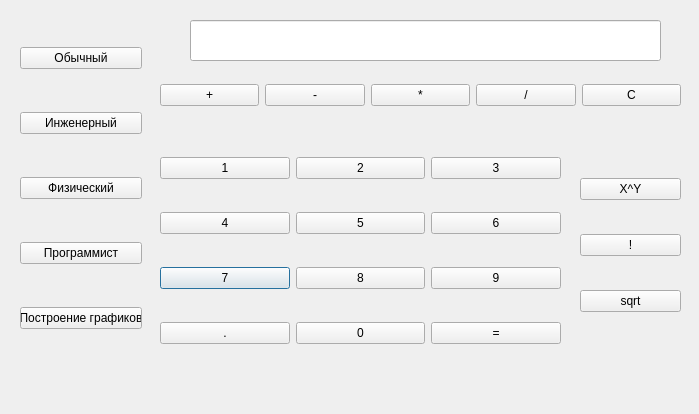
<?xml version="1.0" encoding="UTF-8"?>
<ui version="4.0">
 <class>MainWindow</class>
 <widget class="QDialog" name="MainWindow">
  <property name="geometry">
   <rect>
    <x>0</x>
    <y>0</y>
    <width>699</width>
    <height>414</height>
   </rect>
  </property>
  <property name="windowTitle">
   <string>Calculator</string>
  </property>
  <widget class="QWidget" name="gridLayoutWidget">
   <property name="geometry">
    <rect>
     <x>160</x>
     <y>130</y>
     <width>401</width>
     <height>241</height>
    </rect>
   </property>
   <layout class="QGridLayout" name="gridLayout">
    <item row="3" column="0">
     <widget class="QPushButton" name="btn7">
      <property name="text">
       <string>7</string>
      </property>
     </widget>
    </item>
    <item row="2" column="0">
     <widget class="QPushButton" name="btn4">
      <property name="text">
       <string>4</string>
      </property>
     </widget>
    </item>
    <item row="3" column="1">
     <widget class="QPushButton" name="btn8">
      <property name="text">
       <string>8</string>
      </property>
     </widget>
    </item>
    <item row="2" column="2">
     <widget class="QPushButton" name="btn6">
      <property name="text">
       <string>6</string>
      </property>
     </widget>
    </item>
    <item row="3" column="2">
     <widget class="QPushButton" name="btn9">
      <property name="text">
       <string>9</string>
      </property>
     </widget>
    </item>
    <item row="4" column="1">
     <widget class="QPushButton" name="btn0">
      <property name="text">
       <string>0</string>
      </property>
     </widget>
    </item>
    <item row="4" column="0">
     <widget class="QPushButton" name="btn_dot">
      <property name="text">
       <string>.</string>
      </property>
     </widget>
    </item>
    <item row="1" column="0">
     <widget class="QPushButton" name="btn1">
      <property name="text">
       <string>1</string>
      </property>
     </widget>
    </item>
    <item row="2" column="1">
     <widget class="QPushButton" name="btn5">
      <property name="text">
       <string>5</string>
      </property>
     </widget>
    </item>
    <item row="1" column="2">
     <widget class="QPushButton" name="btn3">
      <property name="text">
       <string>3</string>
      </property>
     </widget>
    </item>
    <item row="4" column="2">
     <widget class="QPushButton" name="btn_eq">
      <property name="text">
       <string>=</string>
      </property>
     </widget>
    </item>
    <item row="1" column="1">
     <widget class="QPushButton" name="btn2">
      <property name="text">
       <string>2</string>
      </property>
     </widget>
    </item>
   </layout>
  </widget>
  <widget class="QLineEdit" name="line">
   <property name="geometry">
    <rect>
     <x>190</x>
     <y>20</y>
     <width>471</width>
     <height>41</height>
    </rect>
   </property>
  </widget>
  <widget class="QWidget" name="gridLayoutWidget_2">
   <property name="geometry">
    <rect>
     <x>160</x>
     <y>70</y>
     <width>521</width>
     <height>51</height>
    </rect>
   </property>
   <layout class="QGridLayout" name="gridLayout_2">
    <item row="0" column="0">
     <widget class="QPushButton" name="btn_add">
      <property name="text">
       <string>+</string>
      </property>
     </widget>
    </item>
    <item row="0" column="1">
     <widget class="QPushButton" name="btn_sub">
      <property name="text">
       <string>-</string>
      </property>
     </widget>
    </item>
    <item row="0" column="2">
     <widget class="QPushButton" name="btn_mult">
      <property name="text">
       <string>*</string>
      </property>
     </widget>
    </item>
    <item row="0" column="3">
     <widget class="QPushButton" name="btn_div">
      <property name="text">
       <string>/</string>
      </property>
     </widget>
    </item>
    <item row="0" column="4">
     <widget class="QPushButton" name="btn_c">
      <property name="text">
       <string>C</string>
      </property>
     </widget>
    </item>
   </layout>
  </widget>
  <widget class="QWidget" name="gridLayoutWidget_3">
   <property name="geometry">
    <rect>
     <x>580</x>
     <y>150</y>
     <width>101</width>
     <height>191</height>
    </rect>
   </property>
   <layout class="QGridLayout" name="gridLayout_3">
    <item row="1" column="0">
     <widget class="QPushButton" name="btn_fact">
      <property name="text">
       <string>!</string>
      </property>
     </widget>
    </item>
    <item row="2" column="0">
     <widget class="QPushButton" name="btn_sqrt">
      <property name="text">
       <string>sqrt</string>
      </property>
     </widget>
    </item>
    <item row="0" column="0">
     <widget class="QPushButton" name="btn_pow">
      <property name="text">
       <string>X^Y</string>
      </property>
     </widget>
    </item>
   </layout>
  </widget>
  <widget class="QWidget" name="gridLayoutWidget_4">
   <property name="geometry">
    <rect>
     <x>20</x>
     <y>10</y>
     <width>122</width>
     <height>361</height>
    </rect>
   </property>
   <layout class="QGridLayout" name="gridLayout_4">
    <item row="0" column="0">
     <widget class="QPushButton" name="common">
      <property name="text">
       <string>Обычный</string>
      </property>
     </widget>
    </item>
    <item row="1" column="0">
     <widget class="QPushButton" name="engineer">
      <property name="text">
       <string>Инженерный</string>
      </property>
     </widget>
    </item>
    <item row="4" column="0">
     <widget class="QPushButton" name="graf_building">
      <property name="text">
       <string>Построение графиков</string>
      </property>
     </widget>
    </item>
    <item row="3" column="0">
     <widget class="QPushButton" name="programmer">
      <property name="text">
       <string>Программист</string>
      </property>
     </widget>
    </item>
    <item row="2" column="0">
     <widget class="QPushButton" name="physics">
      <property name="text">
       <string>Физический</string>
      </property>
     </widget>
    </item>
   </layout>
  </widget>
 </widget>
 <resources/>
 <connections/>
</ui>
